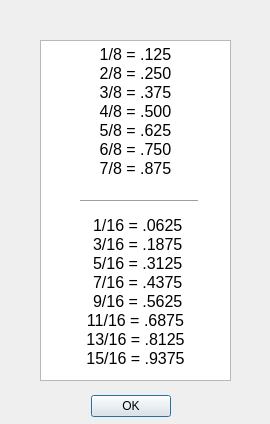
<?xml version="1.0" encoding="UTF-8"?>
<ui version="4.0">
 <class>DecimalChartDialog</class>
 <widget class="QDialog" name="DecimalChartDialog">
  <property name="windowModality">
   <enum>Qt::NonModal</enum>
  </property>
  <property name="geometry">
   <rect>
    <x>0</x>
    <y>0</y>
    <width>270</width>
    <height>424</height>
   </rect>
  </property>
  <property name="windowTitle">
   <string>Decimal Chart</string>
  </property>
  <property name="windowIcon">
   <iconset resource="../../../libs/vmisc/share/resources/icon.qrc">
    <normaloff>:/icon/32x32/table.png</normaloff>:/icon/32x32/table.png</iconset>
  </property>
  <widget class="QDialogButtonBox" name="buttonBox">
   <property name="geometry">
    <rect>
     <x>90</x>
     <y>390</y>
     <width>81</width>
     <height>32</height>
    </rect>
   </property>
   <property name="orientation">
    <enum>Qt::Horizontal</enum>
   </property>
   <property name="standardButtons">
    <set>QDialogButtonBox::Ok</set>
   </property>
  </widget>
  <widget class="QTextEdit" name="textEdit">
   <property name="geometry">
    <rect>
     <x>40</x>
     <y>40</y>
     <width>191</width>
     <height>341</height>
    </rect>
   </property>
   <property name="html">
    <string>&lt;!DOCTYPE HTML PUBLIC &quot;-//W3C//DTD HTML 4.0//EN&quot; &quot;http://www.w3.org/TR/REC-html40/strict.dtd&quot;&gt;
&lt;html&gt;&lt;head&gt;&lt;meta name=&quot;qrichtext&quot; content=&quot;1&quot; /&gt;&lt;style type=&quot;text/css&quot;&gt;
p, li { white-space: pre-wrap; }
&lt;/style&gt;&lt;/head&gt;&lt;body style=&quot; font-size:8.25pt; font-weight:400; font-style:normal;&quot;&gt;
&lt;p align=&quot;center&quot; style=&quot; margin-top:0px; margin-bottom:0px; margin-left:0px; margin-right:0px; -qt-block-indent:0; text-indent:0px;&quot;&gt;&lt;span style=&quot; font-size:12pt;&quot;&gt;1/8 = .125&lt;/span&gt;&lt;/p&gt;
&lt;p align=&quot;center&quot; style=&quot; margin-top:0px; margin-bottom:0px; margin-left:0px; margin-right:0px; -qt-block-indent:0; text-indent:0px;&quot;&gt;&lt;span style=&quot; font-size:12pt;&quot;&gt;2/8 = .250&lt;/span&gt;&lt;/p&gt;
&lt;p align=&quot;center&quot; style=&quot; margin-top:0px; margin-bottom:0px; margin-left:0px; margin-right:0px; -qt-block-indent:0; text-indent:0px;&quot;&gt;&lt;span style=&quot; font-size:12pt;&quot;&gt;3/8 = .375&lt;/span&gt;&lt;/p&gt;
&lt;p align=&quot;center&quot; style=&quot; margin-top:0px; margin-bottom:0px; margin-left:0px; margin-right:0px; -qt-block-indent:0; text-indent:0px;&quot;&gt;&lt;span style=&quot; font-size:12pt;&quot;&gt;4/8 = .500&lt;/span&gt;&lt;/p&gt;
&lt;p align=&quot;center&quot; style=&quot; margin-top:0px; margin-bottom:0px; margin-left:0px; margin-right:0px; -qt-block-indent:0; text-indent:0px;&quot;&gt;&lt;span style=&quot; font-size:12pt;&quot;&gt;5/8 = .625&lt;/span&gt;&lt;/p&gt;
&lt;p align=&quot;center&quot; style=&quot; margin-top:0px; margin-bottom:0px; margin-left:0px; margin-right:0px; -qt-block-indent:0; text-indent:0px;&quot;&gt;&lt;span style=&quot; font-size:12pt;&quot;&gt;6/8 = .750&lt;/span&gt;&lt;/p&gt;
&lt;p align=&quot;center&quot; style=&quot; margin-top:0px; margin-bottom:0px; margin-left:0px; margin-right:0px; -qt-block-indent:0; text-indent:0px;&quot;&gt;&lt;span style=&quot; font-size:12pt;&quot;&gt;7/8 = .875&lt;/span&gt;&lt;/p&gt;
&lt;p align=&quot;center&quot; style=&quot;-qt-paragraph-type:empty; margin-top:0px; margin-bottom:0px; margin-left:0px; margin-right:0px; -qt-block-indent:0; text-indent:0px; font-size:12pt;&quot;&gt;&lt;br /&gt;&lt;/p&gt;
&lt;p align=&quot;center&quot; style=&quot;-qt-paragraph-type:empty; margin-top:0px; margin-bottom:0px; margin-left:0px; margin-right:0px; -qt-block-indent:0; text-indent:0px; font-size:12pt;&quot;&gt;&lt;br /&gt;&lt;/p&gt;
&lt;p align=&quot;center&quot; style=&quot; margin-top:0px; margin-bottom:0px; margin-left:0px; margin-right:0px; -qt-block-indent:0; text-indent:0px;&quot;&gt;&lt;span style=&quot; font-size:12pt;&quot;&gt; 1/16 = .0625&lt;/span&gt;&lt;/p&gt;
&lt;p align=&quot;center&quot; style=&quot; margin-top:0px; margin-bottom:0px; margin-left:0px; margin-right:0px; -qt-block-indent:0; text-indent:0px;&quot;&gt;&lt;span style=&quot; font-size:12pt;&quot;&gt; 3/16 = .1875&lt;/span&gt;&lt;/p&gt;
&lt;p align=&quot;center&quot; style=&quot; margin-top:0px; margin-bottom:0px; margin-left:0px; margin-right:0px; -qt-block-indent:0; text-indent:0px;&quot;&gt;&lt;span style=&quot; font-size:12pt;&quot;&gt; 5/16 = .3125&lt;/span&gt;&lt;/p&gt;
&lt;p align=&quot;center&quot; style=&quot; margin-top:0px; margin-bottom:0px; margin-left:0px; margin-right:0px; -qt-block-indent:0; text-indent:0px;&quot;&gt;&lt;span style=&quot; font-size:12pt;&quot;&gt; 7/16 = .4375&lt;/span&gt;&lt;/p&gt;
&lt;p align=&quot;center&quot; style=&quot; margin-top:0px; margin-bottom:0px; margin-left:0px; margin-right:0px; -qt-block-indent:0; text-indent:0px;&quot;&gt;&lt;span style=&quot; font-size:12pt;&quot;&gt; 9/16 = .5625&lt;/span&gt;&lt;/p&gt;
&lt;p align=&quot;center&quot; style=&quot; margin-top:0px; margin-bottom:0px; margin-left:0px; margin-right:0px; -qt-block-indent:0; text-indent:0px;&quot;&gt;&lt;span style=&quot; font-size:12pt;&quot;&gt;11/16 = .6875&lt;/span&gt;&lt;/p&gt;
&lt;p align=&quot;center&quot; style=&quot; margin-top:0px; margin-bottom:0px; margin-left:0px; margin-right:0px; -qt-block-indent:0; text-indent:0px;&quot;&gt;&lt;span style=&quot; font-size:12pt;&quot;&gt;13/16 = .8125&lt;/span&gt;&lt;/p&gt;
&lt;p align=&quot;center&quot; style=&quot; margin-top:0px; margin-bottom:0px; margin-left:0px; margin-right:0px; -qt-block-indent:0; text-indent:0px;&quot;&gt;&lt;span style=&quot; font-size:12pt;&quot;&gt;15/16 = .9375&lt;/span&gt;&lt;/p&gt;&lt;/body&gt;&lt;/html&gt;</string>
   </property>
  </widget>
  <widget class="Line" name="line">
   <property name="geometry">
    <rect>
     <x>80</x>
     <y>200</y>
     <width>118</width>
     <height>3</height>
    </rect>
   </property>
   <property name="orientation">
    <enum>Qt::Horizontal</enum>
   </property>
  </widget>
 </widget>
 <resources>
  <include location="../../../libs/vmisc/share/resources/icon.qrc"/>
 </resources>
 <connections>
  <connection>
   <sender>buttonBox</sender>
   <signal>accepted()</signal>
   <receiver>DecimalChartDialog</receiver>
   <slot>accept()</slot>
   <hints>
    <hint type="sourcelabel">
     <x>248</x>
     <y>254</y>
    </hint>
    <hint type="destinationlabel">
     <x>157</x>
     <y>274</y>
    </hint>
   </hints>
  </connection>
  <connection>
   <sender>buttonBox</sender>
   <signal>rejected()</signal>
   <receiver>DecimalChartDialog</receiver>
   <slot>reject()</slot>
   <hints>
    <hint type="sourcelabel">
     <x>316</x>
     <y>260</y>
    </hint>
    <hint type="destinationlabel">
     <x>286</x>
     <y>274</y>
    </hint>
   </hints>
  </connection>
 </connections>
</ui>
